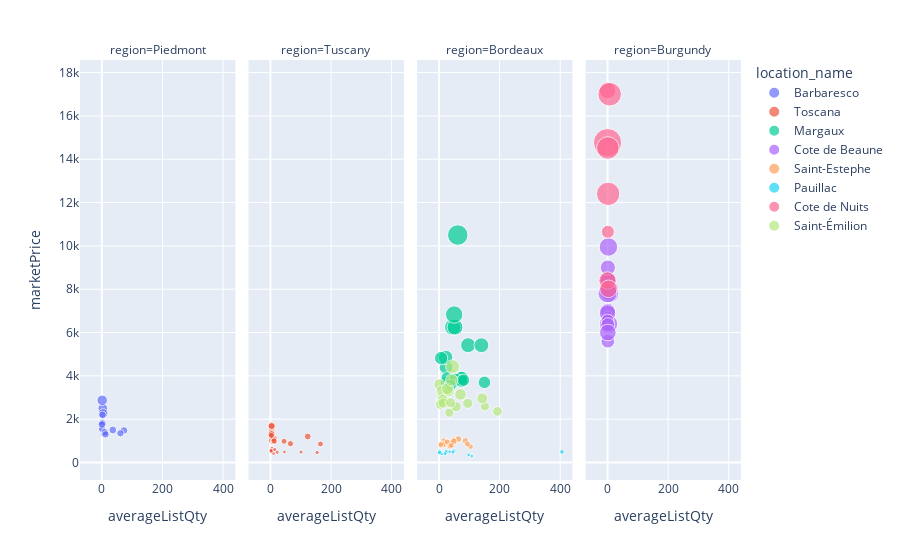

Notebook code cell kept with this figure:
### Markdown cell above
### Average List Quantity
#### You can see the wines below, facetted by region. Wines are displayed by average list quantity against market price. This graphic really distinguishes the clusters the wines sit in, according to the location name. Burgundies have very small list quantities and they command the higher market price of any other regions. For Margaux and St_Emillion, market price does seem to decrease as average list quanitity increases. This is also loosely the case for the other wines, expect Pauillac and St Estephe wines.

### Code cell
list_quantity = px.scatter(merge, x="averageListQty", y="marketPrice", color="location_name", size="benchmarkTradePrice", facet_col="region")
list_quantity.show()

### Figure 1 — Plotly figure (JSON) as saved in the notebook; plotly's stock layout.template omitted (floating-point values rounded to 4 significant figures)
{"data": [{"hovertemplate": "location_name=Barbaresco<br>region=Piedmont<br>averageListQty=%{x}<br>marketPrice=%{y}<br>benchmarkTradePrice=%{marker.size}<extra></extra>", "legendgroup": "Barbaresco", "marker": {"color": "#636efa", "size": [1356, 1180, 1300, 1145, 2220, 2190, 1340, 1440, 1352, 1300, 1260, 2554, 1408, 1276, 1300, 1330], "sizemode": "area", "sizeref": 46.88, "symbol": "circle"}, "mode": "markers", "name": "Barbaresco", "orientation": "v", "showlegend": true, "type": "scatter", "x": [73, 1, 2, 1, 3, 4, 2, 2, 7, 1, 61, 1, 36, 10, 12, 0], "xaxis": "x", "y": [1480, 1850, 1800, 1596, 2500, 2260, 2199, 1800, 1350, 1550, 1350, 2872, 1500, 1400, 1299, 1755], "yaxis": "y"}, {"hovertemplate": "location_name=Toscana<br>region=Tuscany<br>averageListQty=%{x}<br>marketPrice=%{y}<br>benchmarkTradePrice=%{marker.size}<extra></extra>", "legendgroup": "Toscana", "marker": {"color": "#EF553B", "size": [1204, 420, 1150, 351, 460, 390, 300, 1378, 1238, 1072, 1170, 860, 850, 1010, 830, 1082, 1200, 860, 1180, 800, 342, 882, 388, 920, 380, 320, 544, 408], "sizemode": "area", "sizeref": 46.88, "symbol": "circle"}, "mode": "markers", "name": "Toscana", "orientation": "v", "showlegend": true, "type": "scatter", "x": [12, 154, 2, 1, 3, 5, 2, 4, 4, 4, 4, 9, 13, 9, 45, 123, 3, 12, 4, 165, 10, 3, 22, 66, 101, 46, 3, 14], "xaxis": "x2", "y": [1110, 460, 1408, 574, 520, 660, 540, 1700, 1408, 1024, 1326, 958, 960, 1100, 980, 1200, 1300, 1000, 1678, 857, 420, 1245, 475, 870, 480, 487, 540, 600], "yaxis": "y2"}, {"hovertemplate": "location_name=Margaux<br>region=Bordeaux<br>averageListQty=%{x}<br>marketPrice=%{y}<br>benchmarkTradePrice=%{marker.size}<extra></extra>", "legendgroup": "Margaux", "marker": {"color": "#00cc96", "size": [3800, 3700, 6116, 4400, 3480, 3880, 3520, 9844, 3684, 5922, 4116, 3525, 7086, 4800, 3690, 3560, 5238, 5150, 4160], "sizemode": "area", "sizeref": 46.88, "symbol": "circle"}, "mode": "markers", "name": "Margaux", "orientation": "v", "showlegend": true, "type": "scatter", "x": [77, 150, 45, 23, 50, 74, 24, 62, 27, 53, 54, 37, 50, 22, 75, 81, 96, 140, 7], "xaxis": "x3", "y": [3910, 3700, 6250, 4400, 3720, 3920, 3700, 10500, 3900, 6250, 3826, 3560, 6830, 4850, 3758, 3800, 5415, 5415, 4820], "yaxis": "y3"}, {"hovertemplate": "location_name=Cote de Beaune<br>region=Burgundy<br>averageListQty=%{x}<br>marketPrice=%{y}<br>benchmarkTradePrice=%{marker.size}<extra></extra>", "legendgroup": "Cote de Beaune", "marker": {"color": "#ab63fa", "size": [6974, 8000, 5360, 7330, 5960, 7124, 1730, 7900, 6405, 3920, 4500, 4400, 5700, 5400, 6500, 8540], "sizemode": "area", "sizeref": 46.88, "symbol": "circle"}, "mode": "markers", "name": "Cote de Beaune", "orientation": "v", "showlegend": true, "type": "scatter", "x": [8, 3, 1, 8, 1, 2, 1, 3, 0, 0, 1, 1, 1, 1, 1, 0], "xaxis": "x4", "y": [8000, 9950, 7000, 7800, 8400, 7906, 6800, 6396, 6900, 6552, 6360, 5600, 8400, 9000, 6000, 7812], "yaxis": "y4"}, {"hovertemplate": "location_name=Saint-Estephe<br>region=Bordeaux<br>averageListQty=%{x}<br>marketPrice=%{y}<br>benchmarkTradePrice=%{marker.size}<extra></extra>", "legendgroup": "Saint-Estephe", "marker": {"color": "#FFA15A", "size": [682, 950, 760, 1048, 705, 800, 745, 805, 988, 863, 990, 790, 1026, 725, 860, 781, 735, 842, 794], "sizemode": "area", "sizeref": 46.88, "symbol": "circle"}, "mode": "markers", "name": "Saint-Estephe", "orientation": "v", "showlegend": true, "type": "scatter", "x": [6, 49, 104, 64, 5, 20, 18, 18, 87, 41, 16, 36, 49, 9, 94, 15, 6, 27, 41], "xaxis": "x3", "y": [780, 1040, 738, 1082, 870, 900, 800, 907, 1000, 900, 990, 750, 975, 880, 850, 840, 820, 950, 790], "yaxis": "y3"}, {"hovertemplate": "location_name=Pauillac<br>region=Bordeaux<br>averageListQty=%{x}<br>marketPrice=%{y}<br>benchmarkTradePrice=%{marker.size}<extra></extra>", "legendgroup": "Pauillac", "marker": {"color": "#19d3f3", "size": [220, 420, 300, 450, 532, 340, 332, 504, 494, 300, 355, 304, 324, 360, 312, 357, 465], "sizemode": "area", "sizeref": 46.88, "symbol": "circle"}, "mode": "markers", "name": "Pauillac", "orientation": "v", "showlegend": true, "type": "scatter", "x": [1, 3, 2, 49, 6, 1, 5, 24, 406, 6, 9, 108, 98, 45, 35, 20, 2], "xaxis": "x3", "y": [450, 550, 525, 530, 420, 450, 400, 490, 490, 400, 400, 300, 350, 477, 496, 408, 468], "yaxis": "y3"}, {"hovertemplate": "location_name=Cote de Nuits<br>region=Burgundy<br>averageListQty=%{x}<br>marketPrice=%{y}<br>benchmarkTradePrice=%{marker.size}<extra></extra>", "legendgroup": "Cote de Nuits", "marker": {"color": "#FF6692", "size": [18750, 12000, 6538, 7200, 12850, 13000, 4000, 7290], "sizemode": "area", "sizeref": 46.88, "symbol": "circle"}, "mode": "markers", "name": "Cote de Nuits", "orientation": "v", "showlegend": true, "type": "scatter", "x": [0, 1, 0, 0, 2, 7, 1, 3], "xaxis": "x4", "y": [14766, 14520, 17180, 8400, 12402, 17000, 10650, 8016], "yaxis": "y4"}, {"hovertemplate": "location_name=Saint-Émilion<br>region=Bordeaux<br>averageListQty=%{x}<br>marketPrice=%{y}<br>benchmarkTradePrice=%{marker.size}<extra></extra>", "legendgroup": "Saint-Émilion", "marker": {"color": "#B6E880", "size": [3101, 2610, 3155, 2378, 4550, 2650, 2500, 2505, 3000, 3350, 2000, 3605, 2000, 2260, 2500, 2844, 2458, 3120, 2402], "sizemode": "area", "sizeref": 46.88, "symbol": "circle"}, "mode": "markers", "name": "Saint-Émilion", "orientation": "v", "showlegend": true, "type": "scatter", "x": [2, 9, 10, 9, 45, 13, 5, 14, 32, 28, 151, 42, 34, 193, 56, 143, 95, 71, 38], "xaxis": "x3", "y": [3600, 2973, 3300, 2820, 4425, 2900, 2690, 2750, 3295, 3400, 2590, 3800, 2300, 2360, 2580, 2960, 2730, 3144, 2761], "yaxis": "y3"}], "layout": {"annotations": [{"font": {}, "showarrow": false, "text": "region=Piedmont", "x": 0.1175, "xanchor": "center", "xref": "paper", "y": 1, "yanchor": "bottom", "yref": "paper"}, {"font": {}, "showarrow": false, "text": "region=Tuscany", "x": 0.3725, "xanchor": "center", "xref": "paper", "y": 1, "yanchor": "bottom", "yref": "paper"}, {"font": {}, "showarrow": false, "text": "region=Bordeaux", "x": 0.6275, "xanchor": "center", "xref": "paper", "y": 1, "yanchor": "bottom", "yref": "paper"}, {"font": {}, "showarrow": false, "text": "region=Burgundy", "x": 0.8825, "xanchor": "center", "xref": "paper", "y": 1, "yanchor": "bottom", "yref": "paper"}], "legend": {"itemsizing": "constant", "title": {"text": "location_name"}, "tracegroupgap": 0}, "margin": {"t": 60}, "xaxis": {"anchor": "y", "domain": [0, 0.235], "title": {"text": "averageListQty"}}, "xaxis2": {"anchor": "y2", "domain": [0.255, 0.49], "matches": "x", "title": {"text": "averageListQty"}}, "xaxis3": {"anchor": "y3", "domain": [0.51, 0.745], "matches": "x", "title": {"text": "averageListQty"}}, "xaxis4": {"anchor": "y4", "domain": [0.765, 1.0], "matches": "x", "title": {"text": "averageListQty"}}, "yaxis": {"anchor": "x", "domain": [0, 1], "title": {"text": "marketPrice"}}, "yaxis2": {"anchor": "x2", "domain": [0, 1], "matches": "y", "showticklabels": false}, "yaxis3": {"anchor": "x3", "domain": [0, 1], "matches": "y", "showticklabels": false}, "yaxis4": {"anchor": "x4", "domain": [0, 1], "matches": "y", "showticklabels": false}}}
